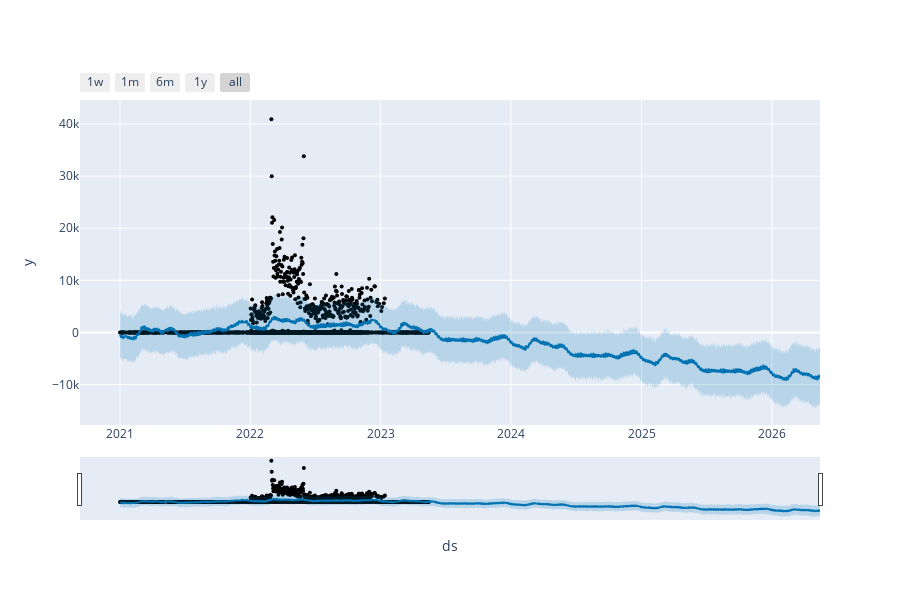

Write notebook code for a chart like this one.
### Code cell
plot_plotly(m,forecast)

### Figure 1 — Plotly figure (JSON) as saved in the notebook; plotly's stock layout.template omitted (floating-point values rounded to 4 significant figures; data arrays with more than 128 entries replaced by an {"elided": "..."} marker saying what was removed)
{"data": [{"marker": {"color": "black", "size": 4}, "mode": "markers", "name": "Actual", "type": "scatter", "x": {"elided": "1687 str values"}, "y": {"elided": "1687 float values"}}, {"hoverinfo": "skip", "line": {"width": 0}, "mode": "lines", "type": "scatter", "x": {"elided": "1766 str values"}, "y": {"elided": "1766 float values"}}, {"fill": "tonexty", "fillcolor": "rgba(0, 114, 178, 0.2)", "line": {"color": "#0072B2", "width": 2}, "mode": "lines", "name": "Predicted", "type": "scatter", "x": {"elided": "1766 str values"}, "y": {"elided": "1766 float values"}}, {"fill": "tonexty", "fillcolor": "rgba(0, 114, 178, 0.2)", "hoverinfo": "skip", "line": {"width": 0}, "mode": "lines", "type": "scatter", "x": {"elided": "1766 str values"}, "y": {"elided": "1766 float values"}}], "layout": {"height": 600, "showlegend": false, "width": 900, "xaxis": {"rangeselector": {"buttons": [{"count": 7, "label": "1w", "step": "day", "stepmode": "backward"}, {"count": 1, "label": "1m", "step": "month", "stepmode": "backward"}, {"count": 6, "label": "6m", "step": "month", "stepmode": "backward"}, {"count": 1, "label": "1y", "step": "year", "stepmode": "backward"}, {"step": "all"}]}, "rangeslider": {"visible": true}, "title": {"text": "ds"}, "type": "date"}, "yaxis": {"title": {"text": "y"}}}}
